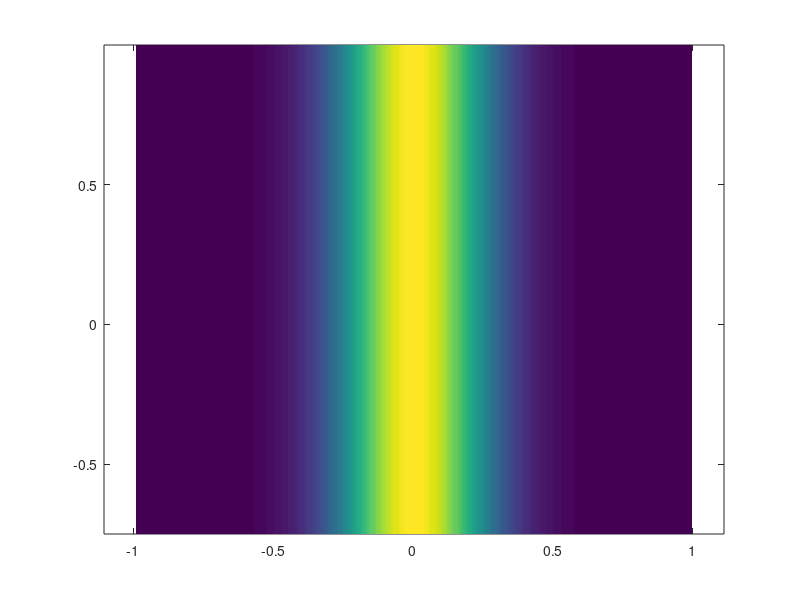

This chart was generated by the following MATLAB code: (Note: this script raises an error after producing the figure.)
clear all

%% Program to solve the NLS in 2D
% psi_t = (i/2)*lapl(psi) - i*K*(f(r)+|psi|^2)*psi
tic

outdir = '../output/test_pw_x_01/';
order = 1;

xi = 1e-2; % healing length
n0 = 1; % background density
nl = 0; % 0 to shut down the nonlinear term

%% physical domain
Lx = 2.; Ly = Lx; % length of one side of the domain
nx = 256; dx = Lx/nx;
ny = 8; dy = Ly/ny;
x = -Lx/2+dx:dx:Lx/2;
y = -Ly/2+dy:dy:Ly/2;
[X,Y] = meshgrid(x,y);

ix = 1:nx; iy = 1:ny;

%r = sqrt(x.^2 + y.^2);
f = 1e8*ones(ny,nx)*0;
% for k=1:ny
%     for j=1:nx
%         if sqrt(X(k,j)^2 + Y(k,j)^2) <= 1
%             f(k,j) = 0; % potential
%         end
%     end
% end
%f = ones(nx,ny);
%f = 1./f1 - 1; % potential
%figure(3)
%pcolor(X,Y,f), shading flat
%colorbar
%axis equal tight

k_x = pi/Lx; k_y = pi/Ly;
%psi_0 = cos(k_x*X);
psi_0 = exp(-((1+i)*(X/0.4).^2));
psi_0 = psi_0/(Lx*Ly*sum(sum(psi_0.*conj(psi_0))));
omega = k_x^2/4;

T = k_x^2; % duration
dt = k_x^2/4000; % time step

figure(1)
pcolor(X,Y,psi_0.*conj(psi_0)), shading flat
axis equal tight


%% iterations
psi2_time = zeros(1,T/dt+1);
time = zeros(1,T/dt+1);
tt = 0;
N = -i*psi_0.*conj(psi_0)/(2*xi^2*n0)*nl;

if order == 2
    
    [kx,ky,psi] = obfft2(x,y,psi_0);
    [Kx,Ky] = meshgrid(kx,ky);
    D = i*(Kx.^2 + Ky.^2)/2 - i*f/(2*xi^2*n0);
    [x,y,psi] = obifft2(kx,ky,exp(dt*D/2).*psi);
    [kx,ky,psi] = obfft2(x,y,exp(N*dt).*psi);
    [x,y,psi] = obifft2(kx,ky,exp(dt*D/2).*psi);
    psi2_time(1) = psi_0(ny/2,nx/2)*conj(psi_0(ny/2,nx/2));

    for tt = 1:T/dt;
        N = -i*psi.*conj(psi)/(2*xi^2*n0)*nl;
        [kx,ky,psi] = obfft2(x,y,psi);
        [Kx,Ky] = meshgrid(kx,ky);
        [x,y,psi] = obifft2(kx,ky,exp(dt*D/2).*psi);
        [kx,ky,psi] = obfft2(x,y,exp(N*dt).*psi);
        [x,y,psi] = obifft2(kx,ky,exp(dt*D/2).*psi);
        psi2_time(tt+1) = psi(ny/2,nx/2)*conj(psi(ny/2,nx/2));
        time(tt+1) = tt*dt;
    end

elseif order == 1
    
    [kx,ky,psi] = obfft2(x,y,exp(dt*N).*psi_0);
    [Kx,Ky] = meshgrid(kx,ky);
    D = i*(Kx.^2 + Ky.^2)/2 - i*f/(2*xi^2*n0);
    [x,y,psi] = obifft2(kx,ky,exp(dt*D).*psi);
    psi2_time(1) = psi_0(ny/2,nx/2)*conj(psi_0(ny/2,nx/2));

    for tt = 1:T/dt;
        N = -i*psi.*conj(psi)/(2*xi^2*n0)*nl;
        [kx,ky,psi] = obfft2(x,y,psi.*exp(dt*N));
        [x,y,psi] = obifft2(kx,ky,exp(dt*D).*psi);
        psi2_time(tt+1) = psi(ny/2,nx/2)*conj(psi(ny/2,nx/2));
        time(tt+1) = tt*dt;
    end

end

figure(2)
plot(time,psi2_time)
%pcolor(X,Y,psi.*conj(psi)), shading flat
%axis equal tight

toc